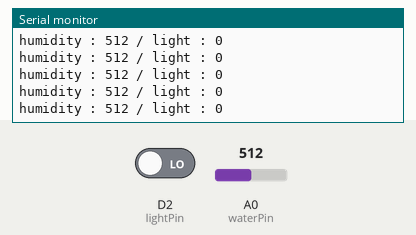
A sketch run on a simulated ESP8266 (NodeMCU). Shown: the last lines printed to the serial monitor. The inputs (shaded band) are chosen by the test bench; at power-on: A0 (waterPin) = 512, D2 (lightPin) LOW.

Above: at 1.3 s.
1.4 s: A0 (waterPin) set to 110
At 2.4 s:
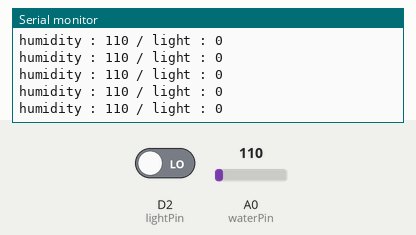
4.4 s: A0 (waterPin) set to 94
At 5.1 s:
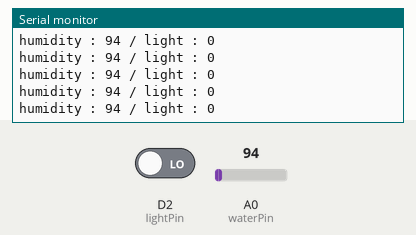
19.4 s: A0 (waterPin) set to 8
At 20.2 s:
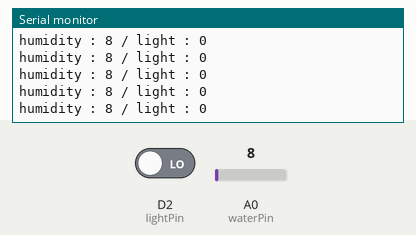
20.9 s: A0 (waterPin) set to 11
At 22.0 s:
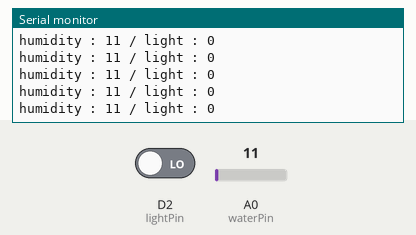
Timing chart, 0 to 23.9 s (numbered marks = the images above; inputs shaded):
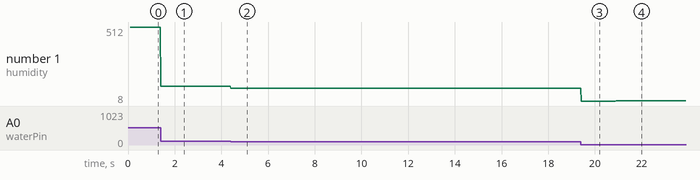

The sketch:

test1233.ino
```cpp
int waterPin = A0;
int lightPin = D2;

void setup() {
  Serial.begin(9600);
  delay(100);
  pinMode(waterPin, INPUT);
  pinMode(lightPin, INPUT);
}

void loop() {
  int h = analogRead(waterPin);
  int t = digitalRead(lightPin);
  Serial.print("humidity : ");
  Serial.print(h);
  Serial.print(" / light : ");
  Serial.println(t);
}
```

Measured:
- after the input at 1.4 s, the serial monitor: prints a new line at once (image 1)
- after the input at 4.4 s, the serial monitor: prints a new line at once (image 2)
- after the input at 19.4 s, the serial monitor: prints a new line at once (image 3)
- after the input at 20.9 s, the serial monitor: prints a new line at once (image 4)
- plotted number 1: 512 → 110 after the input at 1.4 s, 110 → 94 after the input at 4.4 s, 94 → 8 after the input at 19.4 s, 8 → 11 after the input at 20.9 s
